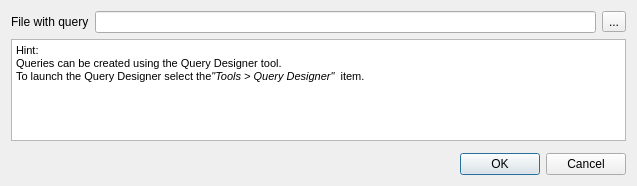
<?xml version="1.0" encoding="UTF-8"?>
<ui version="4.0">
 <class>QDDialog</class>
 <widget class="QDialog" name="QDDialog">
  <property name="geometry">
   <rect>
    <x>0</x>
    <y>0</y>
    <width>637</width>
    <height>186</height>
   </rect>
  </property>
  <property name="windowTitle">
   <string>Analyze with Query Schema</string>
  </property>
  <layout class="QVBoxLayout" name="verticalLayout">
   <item>
    <layout class="QHBoxLayout" name="horizontalLayout">
     <item>
      <widget class="QLabel" name="schemeLbl">
       <property name="text">
        <string>File with query</string>
       </property>
      </widget>
     </item>
     <item>
      <widget class="QLineEdit" name="queryFileEdit">
       <property name="readOnly">
        <bool>false</bool>
       </property>
      </widget>
     </item>
     <item>
      <widget class="QToolButton" name="tbSelectQuery">
       <property name="text">
        <string>...</string>
       </property>
      </widget>
     </item>
    </layout>
   </item>
   <item>
    <widget class="QTextEdit" name="hintEdit">
     <property name="enabled">
      <bool>true</bool>
     </property>
     <property name="sizePolicy">
      <sizepolicy hsizetype="Expanding" vsizetype="Expanding">
       <horstretch>0</horstretch>
       <verstretch>0</verstretch>
      </sizepolicy>
     </property>
     <property name="html">
      <string>&lt;!DOCTYPE HTML PUBLIC &quot;-//W3C//DTD HTML 4.0//EN&quot; &quot;http://www.w3.org/TR/REC-html40/strict.dtd&quot;&gt;
&lt;html&gt;&lt;head&gt;&lt;meta name=&quot;qrichtext&quot; content=&quot;1&quot; /&gt;&lt;style type=&quot;text/css&quot;&gt;
p, li { white-space: pre-wrap; }
&lt;/style&gt;&lt;/head&gt;&lt;body style=&quot; font-family:'Sans Serif'; font-size:9pt; font-weight:400; font-style:normal;&quot;&gt;
&lt;p style=&quot; margin-top:0px; margin-bottom:0px; margin-left:0px; margin-right:0px; -qt-block-indent:0; text-indent:0px;&quot;&gt;&lt;span style=&quot; font-family:'MS Shell Dlg 2'; font-size:8pt;&quot;&gt;Hint: &lt;/span&gt;&lt;/p&gt;
&lt;p style=&quot; margin-top:0px; margin-bottom:0px; margin-left:0px; margin-right:0px; -qt-block-indent:0; text-indent:0px;&quot;&gt;&lt;span style=&quot; font-family:'MS Shell Dlg 2'; font-size:8pt;&quot;&gt;Queries can be created using the Query Designer tool. &lt;/span&gt;&lt;/p&gt;
&lt;p style=&quot; margin-top:0px; margin-bottom:0px; margin-left:0px; margin-right:0px; -qt-block-indent:0; text-indent:0px;&quot;&gt;&lt;span style=&quot; font-family:'MS Shell Dlg 2'; font-size:8pt;&quot;&gt;To launch the Query Designer select the&lt;/span&gt;&lt;span style=&quot; font-family:'MS Shell Dlg 2'; font-size:8pt; font-style:italic;&quot;&gt;&amp;quot;Tools &amp;gt; Query Designer&amp;quot;  &lt;/span&gt;&lt;span style=&quot; font-family:'MS Shell Dlg 2'; font-size:8pt;&quot;&gt;item.&lt;/span&gt;&lt;/p&gt;&lt;/body&gt;&lt;/html&gt;</string>
     </property>
     <property name="textInteractionFlags">
      <set>Qt::TextSelectableByKeyboard|Qt::TextSelectableByMouse</set>
     </property>
    </widget>
   </item>
   <item>
    <layout class="QHBoxLayout" name="rangeSelectorLayout"/>
   </item>
   <item>
    <widget class="QWidget" name="annotationsWidget" native="true">
     <property name="sizePolicy">
      <sizepolicy hsizetype="Expanding" vsizetype="Minimum">
       <horstretch>0</horstretch>
       <verstretch>0</verstretch>
      </sizepolicy>
     </property>
    </widget>
   </item>
   <item>
    <spacer name="verticalSpacer">
     <property name="orientation">
      <enum>Qt::Vertical</enum>
     </property>
     <property name="sizeHint" stdset="0">
      <size>
       <width>20</width>
       <height>1</height>
      </size>
     </property>
    </spacer>
   </item>
   <item>
    <widget class="QDialogButtonBox" name="buttonBox">
     <property name="standardButtons">
      <set>QDialogButtonBox::Cancel|QDialogButtonBox::Ok</set>
     </property>
    </widget>
   </item>
  </layout>
 </widget>
 <resources/>
 <connections>
  <connection>
   <sender>buttonBox</sender>
   <signal>rejected()</signal>
   <receiver>QDDialog</receiver>
   <slot>reject()</slot>
   <hints>
    <hint type="sourcelabel">
     <x>318</x>
     <y>163</y>
    </hint>
    <hint type="destinationlabel">
     <x>318</x>
     <y>91</y>
    </hint>
   </hints>
  </connection>
 </connections>
</ui>
